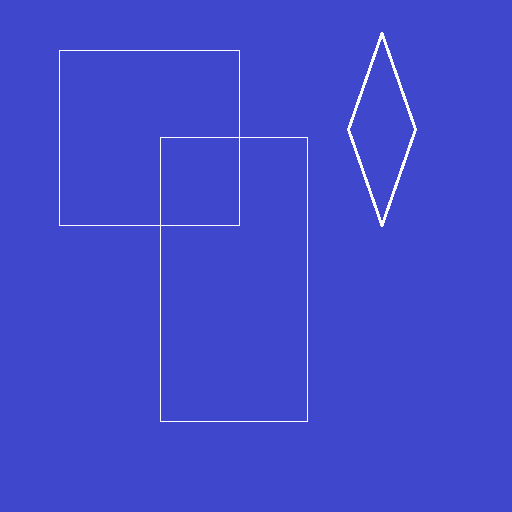
#> input picture lab/lab6/test1.png, 512 x 512 px
$ jupyter execute hough.ipynb
#> lines starting #> are read from the running program, lines starting #| are printed output that depends on the picture; after the words box and inside, x2 and y2 are one past the last pixel; in counts of white or black regions, pixels touching at a corner belong together
[cell 1]
from time import time

from matplotlib.pyplot import figure, gca, imshow, plot, show, subplot
from matplotlib.lines import Line2D
import numpy as np
from PIL import Image
from skimage.feature import canny

DTYPE = 'float32'

def imshow2(im1, im2=None):
    figure(figsize=[12, 15])
    if im2 is not None:
        subplot(1, 2, 1)
        imshow(np.round(im1 * 255).astype('uint8'), cmap='gray')
        subplot(1, 2, 2)
        imshow(np.round(im2 * 255).astype('uint8'), cmap='gray')
    else:
        imshow(np.round(im1 * 255).astype('uint8'), cmap='gray')
    show()

def plot_line(theta, pho, image_shape):
    if np.abs(np.sin(theta)) < np.finfo('float32').eps:
        x0 = pho / np.cos(theta)
        x_min = x0
        y_min = 0
        x_max = x0
        y_max = image_shape[0]
    else:
        k = -np.cos(theta) / np.sin(theta)
        b = pho / np.sin(theta)
        x_min = 0
        y_min = b
        x_max = image_shape[1]
        y_max = x_max * k + b

    gca().add_line(Line2D([x_min, x_max], [y_min, y_max], color='red'))

[cell 2]
road = 'road.jpg'
test1 = 'test1.png'
raw_image = np.array(Image.open(test1)).astype(DTYPE)
gray_image = np.sum(raw_image * np.array([0.2125, 0.7154, 0.0721], dtype=DTYPE), -1)
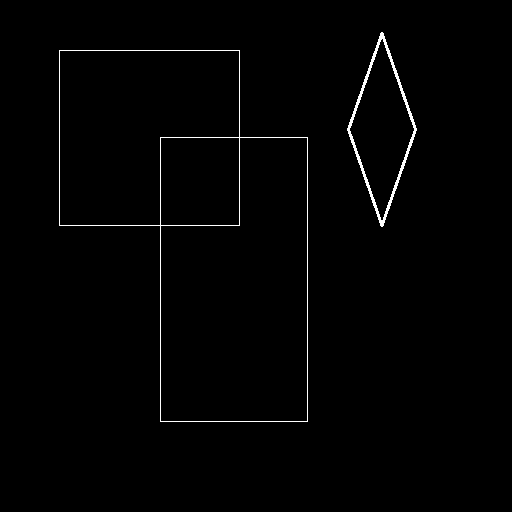
#> gray_image: shape (512, 512) float32; values 79.6 (black) and 255 (white), 1.1% white in thin lines or dots, all inside (x1, y1, x2, y2) = (59, 32, 417, 422)

imshow2(raw_image)
#> in imshow2, `show()`:
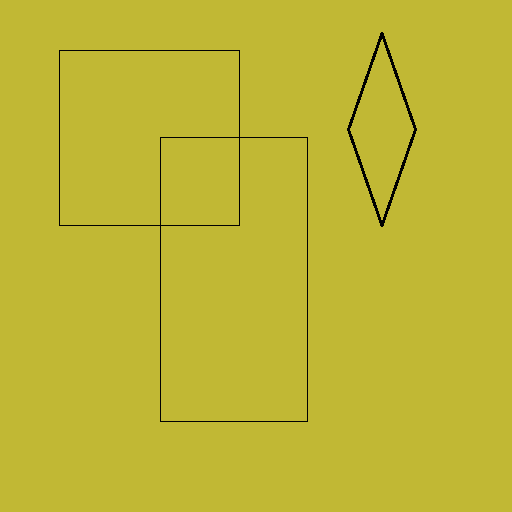
#> shown: shape (512, 512, 3); mean R, G, B 191, 182.1, 51.5

[cell 3]
edges_mask = canny(gray_image, sigma=1)
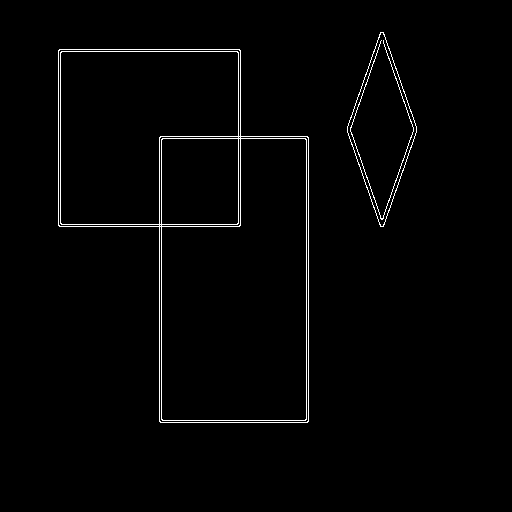
#> edges_mask: shape (512, 512) bool; 1.5% white in thin lines or dots, all inside (x1, y1, x2, y2) = (58, 32, 417, 423)
imshow2(edges_mask)
#> in imshow2 (call 2), `show()`:
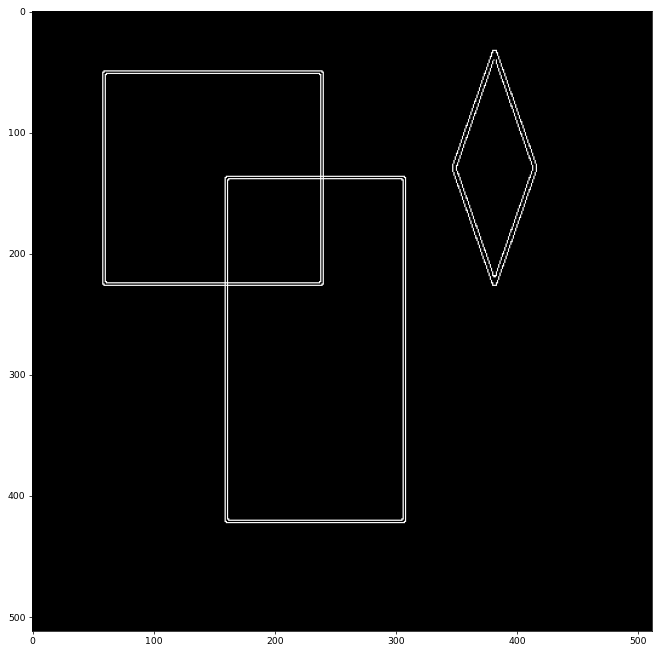
#> figure drawn by matplotlib, 1 panel

[cell 4]
y, x = np.nonzero(edges_mask)
#> y = 3929 values from 32 to 422; x = 3929 values, max 416 at index 1049, min 58 at index 243, mean 232.9
n_feature_points = len(x)
#> n_feature_points = 3929

print(f'We got {n_feature_points} feature points, like:\n   x\ty'
      f'\n{np.stack([x, y], -1)[:10, :]}')
#| We got 3929 feature points, like:
#|    x	y
#| [[380  32]
#|  [381  32]
#|  [382  32]
#|  [383  32]
#|  [380  33]
#|  [383  33]
#|  [379  34]
#|  [380  34]
#|  [383  34]
#|  [384  34]]

[cell 5]
n_thetas = 720
x = x[None, :]  # [N,] -> [1, N]
y = y[None, :]  # [N,] -> [1, N]
thetas = np.linspace(-np.pi/2, np.pi/2, n_thetas)[:, None] # [M,] -> [M, 1]
print(f'thetas has shape {thetas.shape}, x has shape {x.shape}.')
#| thetas has shape (720, 1), x has shape (1, 3929).

[cell 6]
# p = xcos(theta) + ysin(theta)
hough_space = np.round(np.cos(thetas) @ x + np.sin(thetas) @ y)
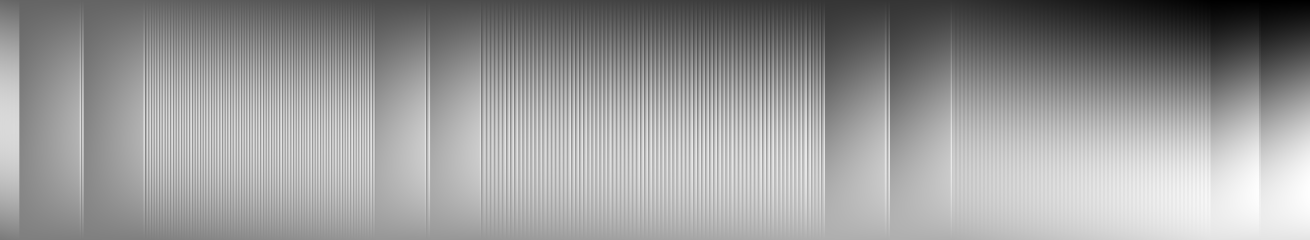
#> hough_space: shape (720, 3929) float64 (shown at 1/3 size); min -422, max 522, mean 148.1; drawn with min black and max white
hough_space = np.int64(hough_space)
print(f'`hough_space` has size: {hough_space.shape}'
      f', the minimum value in hough space is {np.min(hough_space)}')
#| `hough_space` has size: (720, 3929), the minimum value in hough space is -422

[cell 7]
max_rho = np.ceil(np.hypot(*edges_mask.shape)).astype(np.intp)
#> max_rho = 725
print(f'edges_mask has shape: {edges_mask.shape}, max p is {max_rho}')
#| edges_mask has shape: (512, 512), max p is 725

[cell 8]
hough_space += max_rho
print(f'the minimum value in hough space is {np.min(hough_space)}')
#| the minimum value in hough space is 303

[cell 9]
start_time = time()
accumulator = np.zeros((n_thetas, 2 * max_rho), dtype=np.int64)
for i in range(n_thetas):
    for j in range(n_feature_points):
        accumulator[i, hough_space[i, j]] += 1
print(f'time cost (loop) - {time() - start_time:.2f}s')

figure(figsize=[20, 20])
imshow(accumulator)
show()
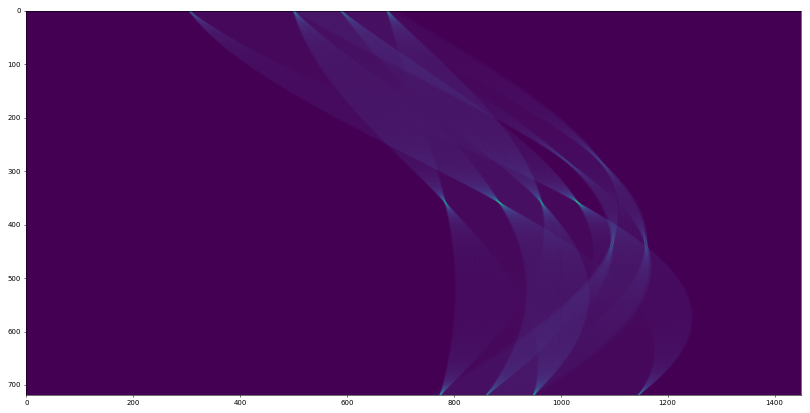
#> figure drawn by matplotlib, 1 panel

[cell 10]
start_time = time()
theta_idx_bins = np.arange(-0.5, n_thetas + 0.5)
hough_space2_bins = np.arange(-0.5, max_rho * 2 + 0.5)
#> hough_space2_bins = 1451 values from -0.5 to 1449.5
theta_idx = np.meshgrid(range(n_feature_points), range(n_thetas))[1].ravel()
hough_space2 = hough_space.ravel()
accumulator = np.histogram2d(theta_idx, hough_space2, bins=(theta_idx_bins, hough_space2_bins))[0]
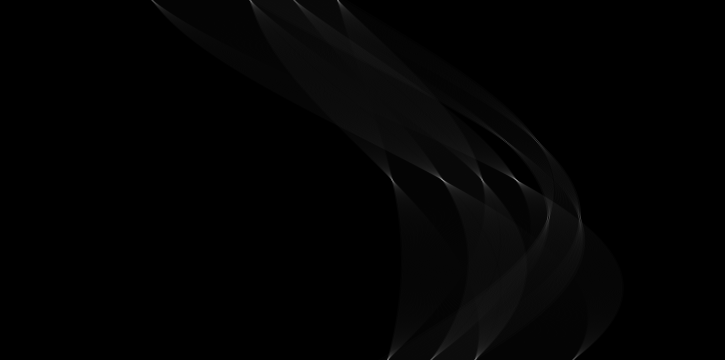
#> accumulator: shape (720, 1450) float64 (shown at 1/2 size); min 0, max 198, mean 2.7
print(f'time cost - {time() - start_time:.2f}s')

xx, yy = np.meshgrid(range(3), range(5))
print('x coordinate:\n', xx, '\n\ny coordinate:\n', yy)
print('\nravel y:\n', yy.ravel())
figure(figsize=[20, 20])
imshow(accumulator)
show()

[cell 11]
index = np.argsort(accumulator.ravel())[::-1]
idx_of_theta, idx_of_rho = np.unravel_index(index, accumulator.shape)

rhos = np.linspace(-max_rho, max_rho, max_rho * 2)
#> rhos = 1450 values from -725 to 725
rho = rhos[idx_of_rho]
theta = thetas[idx_of_theta]

print(f'The size of rho: {rho.shape}')
#| The size of rho: (1044000,)

[cell 12]
figure(figsize=[10, 10])
print()
for i in range(10):
    plot_line(theta[i], rho[i], image_shape=gray_image.shape)
#> this loop made 10 passes
#> (k in plot_line, b in plot_line, y_min in plot_line, y_max in plot_line) on passes 1 to 10: ([457.7], [-73516.4], [-73516.4], [160840.8]), ([-457.7], [74432.5], [74432.5], [-159924.7]), ([-457.7], [73516.4], [73516.4], [-160840.8]), ([457.7], [-72600.3], [-72600.3], [161756.9]), ([457.7], [-140849.1], [-140849.1], [93508.1]), ([457.7], [-139933], [-139933], [94424.2]), ([-457.7], [140849.1], [140849.1], [-93508.1]), ([-457.7], [141765.2], [141765.2], [-92592]), ([91.54], [-14428.7], [-14428.7], [32440.9]), ([-6.12e-17], [226.7], [226.7], [226.7])
imshow(gray_image)
figure(figsize=[10, 10])
imshow(gray_image)
show()
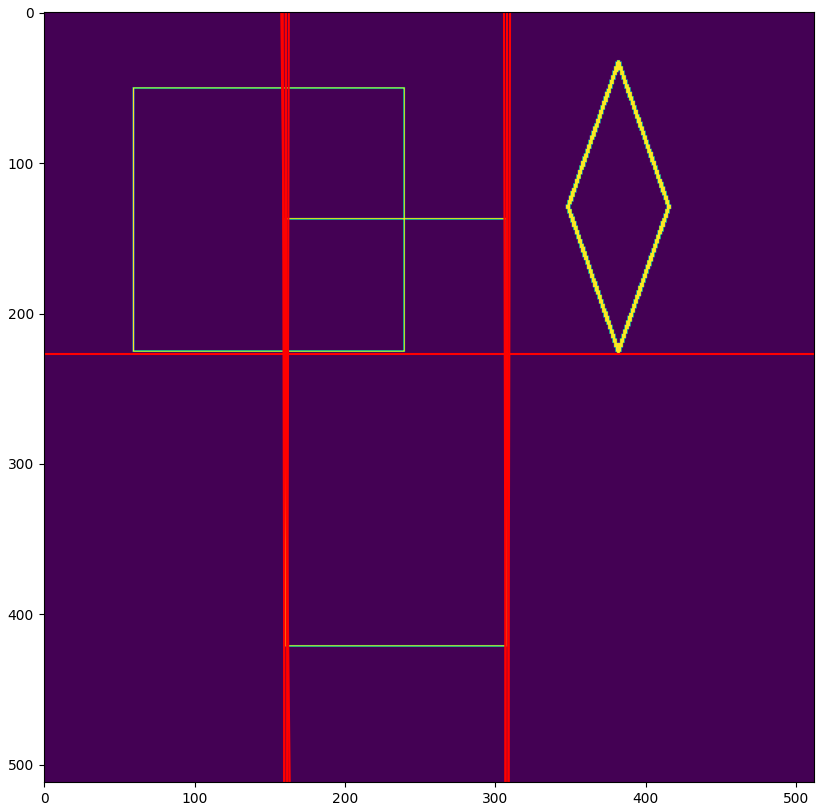
#> figure drawn by matplotlib, 1 panel
